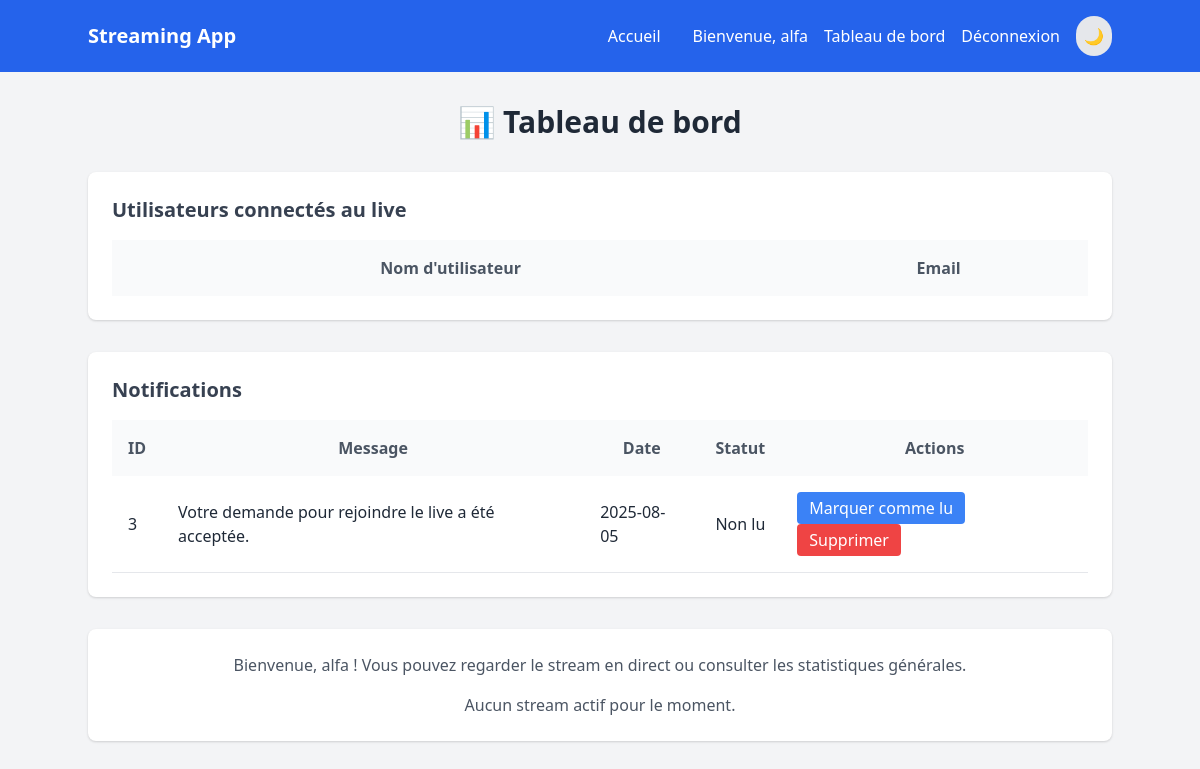
/dashboard (signed in), run on the app's committed database.
### tables this page shows
CREATE TABLE users (
            id INTEGER PRIMARY KEY AUTOINCREMENT,
            username TEXT UNIQUE NOT NULL,
            email TEXT UNIQUE NOT NULL,
            password TEXT NOT NULL,
            role TEXT NOT NULL,
            created_at TEXT NOT NULL,
            last_login TEXT,
            active INTEGER NOT NULL
        );

CREATE TABLE notifications (
            id INTEGER PRIMARY KEY AUTOINCREMENT,
            user_id INTEGER NOT NULL,
            message TEXT NOT NULL,
            created_at TEXT NOT NULL,
            read INTEGER NOT NULL DEFAULT 0,
            FOREIGN KEY (user_id) REFERENCES users (id)
        );

### app/routes/main.py (the view)
@main_bp.route('/dashboard')
@login_required
def dashboard():
    with get_db(current_app) as conn:
        total_users = conn.execute('SELECT COUNT(*) FROM users').fetchone()[0]
        total_admins = conn.execute('SELECT COUNT(*) FROM users WHERE role = ?', ('admin',)).fetchone()[0]
        recent_logins = conn.execute('SELECT username, last_login, email FROM users ORDER BY last_login DESC LIMIT 5').fetchall()
        total_watch_time = conn.execute('SELECT SUM(viewers) FROM analytics WHERE type = ?', ('hourly',)).fetchone()[0] or 0
        notifications = conn.execute('SELECT id, message, created_at, read FROM notifications WHERE user_id = ? ORDER BY created_at DESC', (session['user_id'],)).fetchall()
    dashboard_stats = {
        'total_users': total_users,
        'total_admins': total_admins,
        'recent_logins': [(row['username'], row['last_login'], row['email']) for row in recent_logins],
        'total_watch_time': total_watch_time,
        'notifications': [{'id': row['id'], 'message': row['message'], 'created_at': row['created_at'], 'read': row['read']} for row in notifications]
    }
    return render_template('dashboard.html', user=session, stats=stats, dashboard_stats=dashboard_stats, connected_users=connected_users)

### app/models/user.py (called while the page is built)
@contextmanager
def get_db(app):
    conn = sqlite3.connect(app.config['DATABASE'])
    conn.row_factory = sqlite3.Row
    try:
        yield conn
    finally:
        conn.close()

### app/routes/auth.py (called while the page is built)
def login_required(f):
    from functools import wraps
    @wraps(f)
    def decorated_function(*args, **kwargs):
        if 'user_id' not in session:
            flash('Veuillez vous connecter pour accéder à cette page.', 'error')
            return redirect(url_for('auth.login'))
        return f(*args, **kwargs)
    return decorated_function

### app/templates/dashboard.html (shortened to what this page needs)
{% extends 'base.html' %}
{% block content %}
    <header class="text-center mb-8">
        <h1 class="text-3xl font-bold text-gray-800 dark:text-gray-200">📊 Tableau de bord</h1>
    </header>
    <main>
        <div class="bg-white dark:bg-gray-800 p-6 rounded-lg shadow mb-8">
            <h3 class="text-xl font-semibold text-gray-700 dark:text-gray-200 mb-4">Utilisateurs connectés au live</h3>
            <div class="overflow-x-auto">
                <table class="w-full" id="connected-users-table">
                    <thead>
                        <tr class="bg-gray-50 dark:bg-gray-700 text-gray-600 dark:text-gray-400 font-semibold">
                            <th class="p-4">Nom d'utilisateur</th>
                            <th class="p-4">Email</th>
                        </tr>
                    </thead>
                </table>
            </div>
        </div>
        <div class="bg-white dark:bg-gray-800 p-6 rounded-lg shadow mb-8">
            <h3 class="text-xl font-semibold text-gray-700 dark:text-gray-200 mb-4">Notifications</h3>
            <div class="overflow-x-auto">
                <table class="w-full">
                    <thead>
                        <tr class="bg-gray-50 dark:bg-gray-700 text-gray-600 dark:text-gray-400 font-semibold">
                            <th class="p-4">ID</th>
                            <th class="p-4">Message</th>
                            <th class="p-4">Date</th>
                            <th class="p-4">Statut</th>
                            <th class="p-4">Actions</th>
                        </tr>
                    </thead>
                    <tbody id="notifications-table">
                        {% for notification in dashboard_stats.notifications %}
                        <tr class="border-b dark:border-gray-600 transition-all duration-300 {{ 'bg-gray-200 dark:bg-gray-600' if notification.read else '' }}" data-notification-id="{{ notification.id }}">
                            <td class="p-4 text-gray-800 dark:text-gray-200">{{ notification.id }}</td>
                            <td class="p-4 text-gray-800 dark:text-gray-200">{{ notification.message }}</td>
                            <td class="p-4 text-gray-800 dark:text-gray-200">{{ notification.created_at[:10] }}</td>
                            <td class="p-4 status text-gray-800 dark:text-gray-200">{{ 'Lu' if notification.read else 'Non lu' }}</td>
                            <td class="p-4">
                                {% if not notification.read %}
                                <button data-action="read" data-id="{{ notification.id }}" class="px-3 py-1 bg-blue-500 text-white rounded hover:bg-blue-600">Marquer comme lu</button>
                                {% endif %}
                                <button data-action="delete" data-id="{{ notification.id }}" class="px-3 py-1 bg-red-500 text-white rounded hover:bg-red-600">Supprimer</button>
                            </td>
                        </tr>
                        {% endfor %}
                    </tbody>
                </table>
            </div>
        </div>
        <div class="bg-white dark:bg-gray-800 p-6 rounded-lg shadow text-center">
            <p class="text-gray-600 dark:text-gray-400">Bienvenue, {{ session['username'] }} ! Vous pouvez regarder le stream en direct ou consulter les statistiques générales.</p>
            {% if stats.stream_active %}
                <a href="{{ url_for('main.stream') }}" class="mt-4 inline-block px-4 py-2 bg-blue-500 text-white rounded-lg hover:bg-blue-600 transition">Rejoindre le Stream</a>
            {% else %}
                <p class="mt-4 text-gray-600 dark:text-gray-400">Aucun stream actif pour le moment.</p>
            {% endif %}
        </div>
    </main>
{% endblock %}

### app/templates/base.html (shortened to what this page needs)
<!DOCTYPE html>
<html lang="fr" class="light">
<head>
    <link href="https://cdn.jsdelivr.net/npm/tailwindcss@2.2.19/dist/tailwind.min.css" rel="stylesheet">
</head>
<body class="bg-gray-100 dark:bg-gray-900 transition-colors duration-300">
    <nav class="bg-blue-600 dark:bg-blue-800 text-white p-4">
        <div class="container mx-auto flex justify-between items-center">
            <a href="{{ url_for('main.index') }}" class="text-xl font-bold">Streaming App</a>
            <div class="flex items-center space-x-4">
                <a href="{{ url_for('main.index') }}" class="mr-4">Accueil</a>
                {% if session['user_id'] %}
                    <span class="mr-4">Bienvenue, {{ session['username'] }}</span>
                    <a href="{{ url_for('main.dashboard') }}" class="mr-4">Tableau de bord</a>
                    <a href="{{ url_for('auth.logout') }}">Déconnexion</a>
                {% else %}
                    <a href="{{ url_for('auth.login') }}" class="mr-4">Connexion</a>
                    <a href="{{ url_for('auth.register') }}">Inscription</a>
                {% endif %}
                <button id="theme-toggle" class="p-2 rounded-full bg-gray-200 dark:bg-gray-700 text-gray-800 dark:text-gray-200">
                    <span class="dark:hidden">🌙</span>
                </button>
            </div>
        </div>
    </nav>
    <div class="container mx-auto py-8">
        {% block content %}{% endblock %}
    </div>
</body>
</html>

### data on the page
users: username "alfa"
notifications: id "3", message "Votre demande pour rejoindre le live a été acceptée.", created_at "2025-08-05", read "Non lu"
